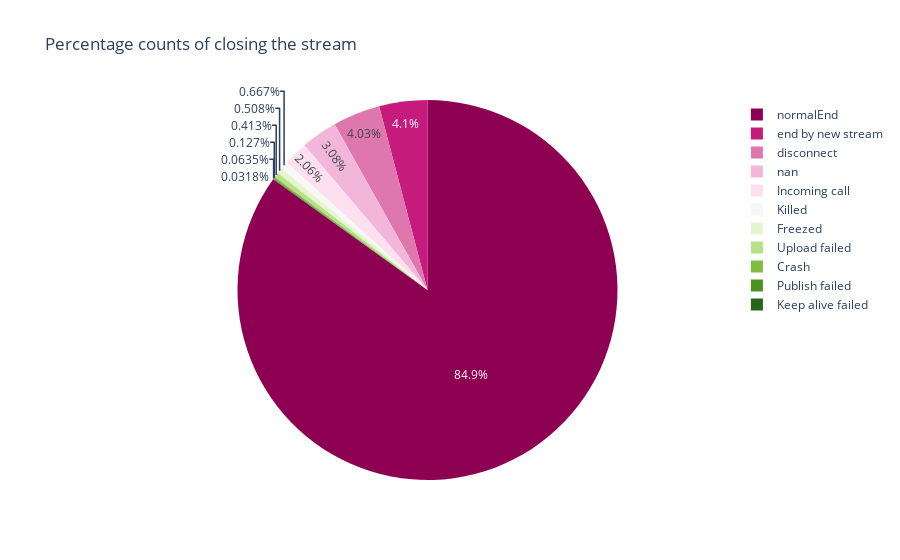

Notebook code for this chart:
### Code cell
close = pd.DataFrame(data.closeBy.value_counts().reset_index())
px.pie(close,values='closeBy',names='index',
      title='Percentage counts of closing the stream',
      color_discrete_sequence=px.colors.diverging.PiYG)

### Figure 1 — Plotly figure (JSON) as saved in the notebook; plotly's stock layout.template omitted (floating-point values rounded to 4 significant figures)
{"data": [{"domain": {"x": [0, 1], "y": [0, 1]}, "hovertemplate": "index=%{label}<br>closeBy=%{value}<extra></extra>", "labels": ["normalEnd", "end by new stream", "disconnect", "nan", "Incoming call", "Killed", "Freezed", "Upload failed", "Crash", "Publish failed", "Keep alive failed"], "legendgroup": "", "name": "", "showlegend": true, "type": "pie", "values": [2673, 129, 127, 97, 65, 21, 16, 13, 4, 2, 1]}], "layout": {"legend": {"tracegroupgap": 0}, "piecolorway": ["rgb(142,1,82)", "rgb(197,27,125)", "rgb(222,119,174)", "rgb(241,182,218)", "rgb(253,224,239)", "rgb(247,247,247)", "rgb(230,245,208)", "rgb(184,225,134)", "rgb(127,188,65)", "rgb(77,146,33)", "rgb(39,100,25)"], "title": {"text": "Percentage counts of closing the stream"}}}
